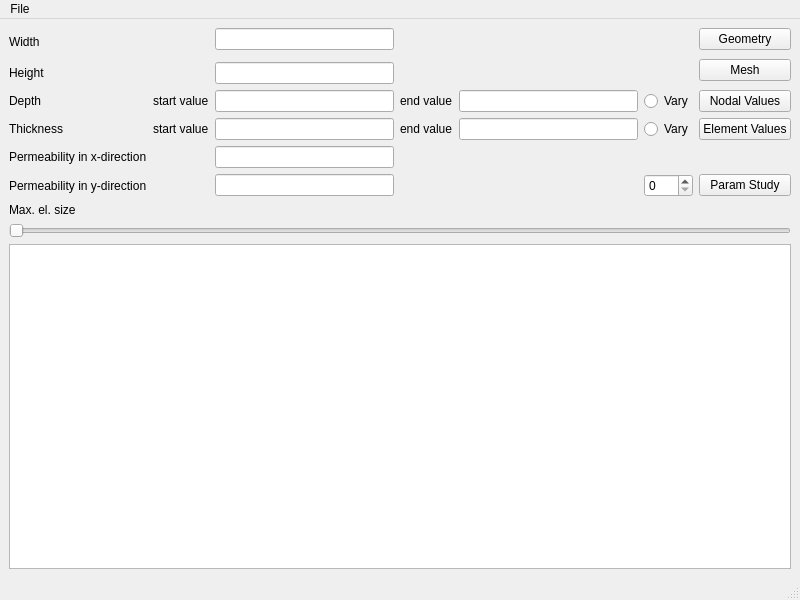
<?xml version="1.0" encoding="UTF-8"?>
<ui version="4.0">
 <class>MainWindow</class>
 <widget class="QMainWindow" name="MainWindow">
  <property name="geometry">
   <rect>
    <x>0</x>
    <y>0</y>
    <width>800</width>
    <height>600</height>
   </rect>
  </property>
  <property name="windowTitle">
   <string>MainWindow</string>
  </property>
  <widget class="QWidget" name="centralwidget">
   <layout class="QVBoxLayout" name="verticalLayout_2">
    <item>
     <layout class="QGridLayout" name="gridLayout">
      <item row="5" column="2">
       <widget class="QLineEdit" name="kx_edit"/>
      </item>
      <item row="0" column="2">
       <widget class="QLineEdit" name="w_edit"/>
      </item>
      <item row="3" column="3">
       <widget class="QLabel" name="d_end">
        <property name="text">
         <string>end value</string>
        </property>
       </widget>
      </item>
      <item row="3" column="4">
       <widget class="QLineEdit" name="d_end_edit"/>
      </item>
      <item row="6" column="2">
       <widget class="QLineEdit" name="ky_edit"/>
      </item>
      <item row="1" column="6" rowspan="2">
       <widget class="QPushButton" name="show_mesh_button">
        <property name="text">
         <string>Mesh</string>
        </property>
       </widget>
      </item>
      <item row="0" column="0" rowspan="2">
       <widget class="QLabel" name="w_text">
        <property name="text">
         <string>Width</string>
        </property>
       </widget>
      </item>
      <item row="4" column="4">
       <widget class="QLineEdit" name="t_end_edit"/>
      </item>
      <item row="4" column="3">
       <widget class="QLabel" name="t_end">
        <property name="text">
         <string>end value</string>
        </property>
       </widget>
      </item>
      <item row="4" column="6">
       <widget class="QPushButton" name="show_element_values_button">
        <property name="text">
         <string>Element Values</string>
        </property>
       </widget>
      </item>
      <item row="3" column="2">
       <widget class="QLineEdit" name="d_edit"/>
      </item>
      <item row="0" column="6">
       <widget class="QPushButton" name="show_geometry_button">
        <property name="text">
         <string>Geometry</string>
        </property>
       </widget>
      </item>
      <item row="3" column="0">
       <widget class="QLabel" name="d_text">
        <property name="text">
         <string>Depth</string>
        </property>
       </widget>
      </item>
      <item row="6" column="0">
       <widget class="QLabel" name="ky_text">
        <property name="text">
         <string>Permeability in y-direction</string>
        </property>
       </widget>
      </item>
      <item row="6" column="6">
       <widget class="QPushButton" name="param_button">
        <property name="text">
         <string>Param Study</string>
        </property>
       </widget>
      </item>
      <item row="6" column="5">
       <widget class="QSpinBox" name="param_step"/>
      </item>
      <item row="4" column="5">
       <widget class="QRadioButton" name="paramvarytradio">
        <property name="text">
         <string>Vary</string>
        </property>
       </widget>
      </item>
      <item row="3" column="5">
       <widget class="QRadioButton" name="paramvarydradio">
        <property name="text">
         <string>Vary</string>
        </property>
       </widget>
      </item>
      <item row="0" column="4">
       <spacer name="horizontalSpacer_4">
        <property name="orientation">
         <enum>Qt::Orientation::Horizontal</enum>
        </property>
        <property name="sizeHint" stdset="0">
         <size>
          <width>40</width>
          <height>20</height>
         </size>
        </property>
       </spacer>
      </item>
      <item row="2" column="2">
       <widget class="QLineEdit" name="h_edit"/>
      </item>
      <item row="4" column="0">
       <widget class="QLabel" name="t_text">
        <property name="text">
         <string>Thickness</string>
        </property>
       </widget>
      </item>
      <item row="3" column="6">
       <widget class="QPushButton" name="show_nodal_values_button">
        <property name="text">
         <string>Nodal Values</string>
        </property>
       </widget>
      </item>
      <item row="2" column="0">
       <widget class="QLabel" name="h_text">
        <property name="text">
         <string>Height</string>
        </property>
       </widget>
      </item>
      <item row="5" column="0">
       <widget class="QLabel" name="kx_text">
        <property name="text">
         <string>Permeability in x-direction</string>
        </property>
       </widget>
      </item>
      <item row="4" column="2">
       <widget class="QLineEdit" name="t_edit"/>
      </item>
      <item row="3" column="1">
       <widget class="QLabel" name="d_start">
        <property name="text">
         <string>start value</string>
        </property>
       </widget>
      </item>
      <item row="4" column="1">
       <widget class="QLabel" name="t_start">
        <property name="text">
         <string>start value</string>
        </property>
       </widget>
      </item>
     </layout>
    </item>
    <item>
     <widget class="QLabel" name="element_size_label">
      <property name="text">
       <string>Max. el. size</string>
      </property>
     </widget>
    </item>
    <item>
     <widget class="QSlider" name="element_size_slider">
      <property name="orientation">
       <enum>Qt::Orientation::Horizontal</enum>
      </property>
     </widget>
    </item>
    <item>
     <widget class="QPlainTextEdit" name="report_edit"/>
    </item>
   </layout>
  </widget>
  <widget class="QMenuBar" name="menubar">
   <property name="geometry">
    <rect>
     <x>0</x>
     <y>0</y>
     <width>800</width>
     <height>24</height>
    </rect>
   </property>
   <widget class="QMenu" name="menuFile">
    <property name="title">
     <string>File</string>
    </property>
    <addaction name="actionnew_action"/>
    <addaction name="actionopen_action"/>
    <addaction name="actionsave_action"/>
    <addaction name="actionsave_as_action"/>
    <addaction name="actionexit_action"/>
    <addaction name="actionexecute_action"/>
   </widget>
   <addaction name="menuFile"/>
  </widget>
  <widget class="QStatusBar" name="statusbar"/>
  <action name="actionnew_action">
   <property name="text">
    <string>new</string>
   </property>
  </action>
  <action name="actionopen_action">
   <property name="text">
    <string>open</string>
   </property>
  </action>
  <action name="actionsave_action">
   <property name="text">
    <string>save</string>
   </property>
  </action>
  <action name="actionsave_as_action">
   <property name="text">
    <string>save_as</string>
   </property>
  </action>
  <action name="actionexit_action">
   <property name="text">
    <string>exit</string>
   </property>
  </action>
  <action name="actionexecute_action">
   <property name="text">
    <string>execute</string>
   </property>
  </action>
 </widget>
 <resources/>
 <connections/>
</ui>
